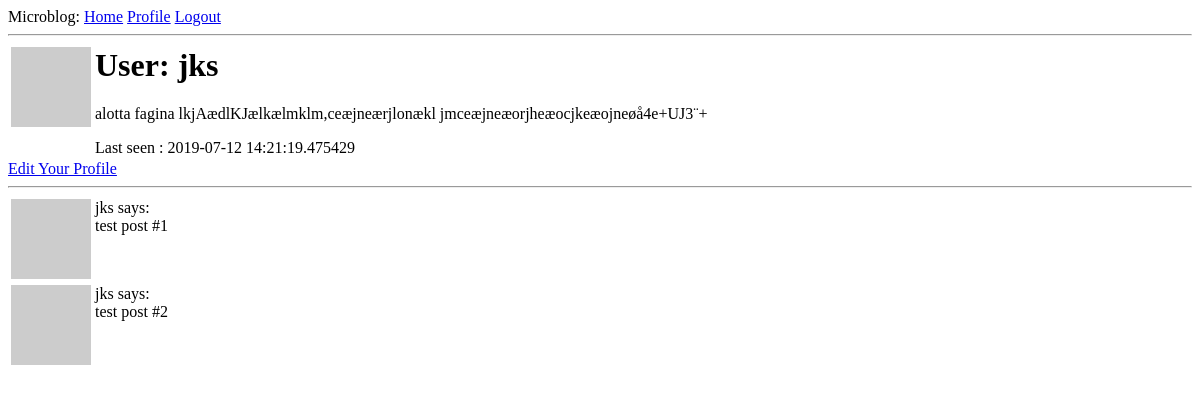
Page /user/jks (signed in) on the earlier database version.
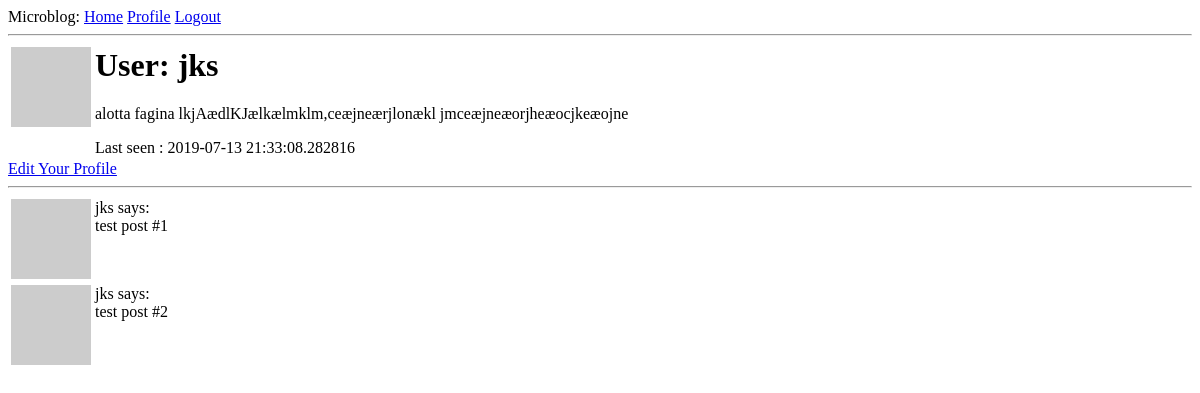
Same page on the later database version.
### app/models.py (models this page shows, shortened)
class User(UserMixin, db.Model):
    id = db.Column(db.Integer, primary_key = True)
    username = db.Column(db.String(64), index = True, unique = True)
    email = db.Column(db.String(120), index = True, unique = True)
    password_hash = db.Column(db.String(128))
    posts = db.relationship("Post", backref="author", lazy="dynamic")
    about_me = db.Column(db.String(140))
    last_seen = db.Column(db.DateTime, default=datetime.utcnow)
    def avatar(self, size):
        digest = md5(self.email.lower().encode("utf-8")).hexdigest()
        return f'https://www.gravatar.com/avatar/{digest}?d=identicon&s={size}'
    followed = db.relationship(
        "User", secondary = followers,
        primaryjoin = (followers.c.follower_id == id),
        secondaryjoin = (followers.c.followed_id == id),
        backref = db.backref("followers", lazy = "dynamic"), lazy="dynamic"
    )

### app/routes.py (the view)
@app.route("/user/<username>")
@login_required
def user(username):
    user = User.query.filter_by(username=username).first_or_404()
    posts = [
        {"author" : user, "body": "test post #1"},
        {"author" : user, "body": "test post #2"}
    ]
    return render_template("user.html", user=user, posts=posts)

### app/models.py (called while the page is built)
@login.user_loader
def load_user(id):
    return User.query.get(int(id))

### app/routes.py (called while the page is built)
@app.before_request
def before_request():
    if current_user.is_authenticated:
        current_user.last_seen = datetime.utcnow()
        db.session.commit()

### app/templates/user.html
{% extends "base.html" %}
{% block content %}
    <table>
        <tr valign="top">
            <td><img src="{{ user.avatar(128) }}"></td>
            <td>
                <h1>User: {{ user.username }}</h1>
                {% if user.about_me %}<p>{{ user.about_me }}</p>{% endif %}
                {% if user.last_seen %}<p>Last seen : {{ user.last_seen }}</p>{% endif %}
            </td>
        </tr>
    </table>
    {% if user == current_user %}
    <a href="{{ url_for('edit_profile') }}">Edit Your Profile</a>
    {% endif %}
    <hr>
    {% for post in posts %}
        {% include "_post.html" %}
    {% endfor %}
{% endblock %}

### app/templates/base.html (shortened to what this page needs)
<html>
    <head>
    </head>
    <body>
        <div>Microblog:
            <a href="{{ url_for('index') }}">Home</a>
            {% if current_user.is_anonymous %}
            <a href="{{ url_for('login') }}">Login</a>
            {% else %}
            <a href="{{ url_for('user', username=current_user.username) }}">Profile</a>
            <a href="{{ url_for('logout') }}">Logout</a>
            {% endif %}
        </div>
        <hr>
        {% block content%}{% endblock %}
    </body>
</html>

### app/templates/_post.html
<table>
    <tr valign="top">
        <td><img src="{{ user.avatar(36) }}"></td>
        <td>{{ post.author.username }} says: <br>{{ post.body }}</td>
    </tr>
</table>

Differences in the rows shown:
changed User "jks": about_me "alotta fagina lkjAædlKJælkælmklm,ceæjneærjlonækl jmceæjneæorjheæocjkeæojneøå4e+UJ3¨+" → "alotta fagina lkjAædlKJælkælmklm,ceæjneærjlonækl jmceæjneæorjheæocjkeæojne"; last_seen "2019-07-12 14:21:19.475429" → "2019-07-13 21:33:08.282816"
